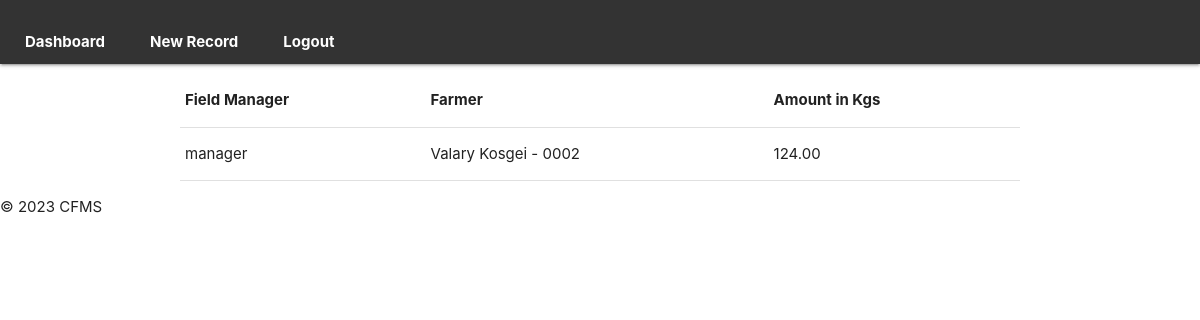
The app's page /fms/dashboard/ (signed in), older data.
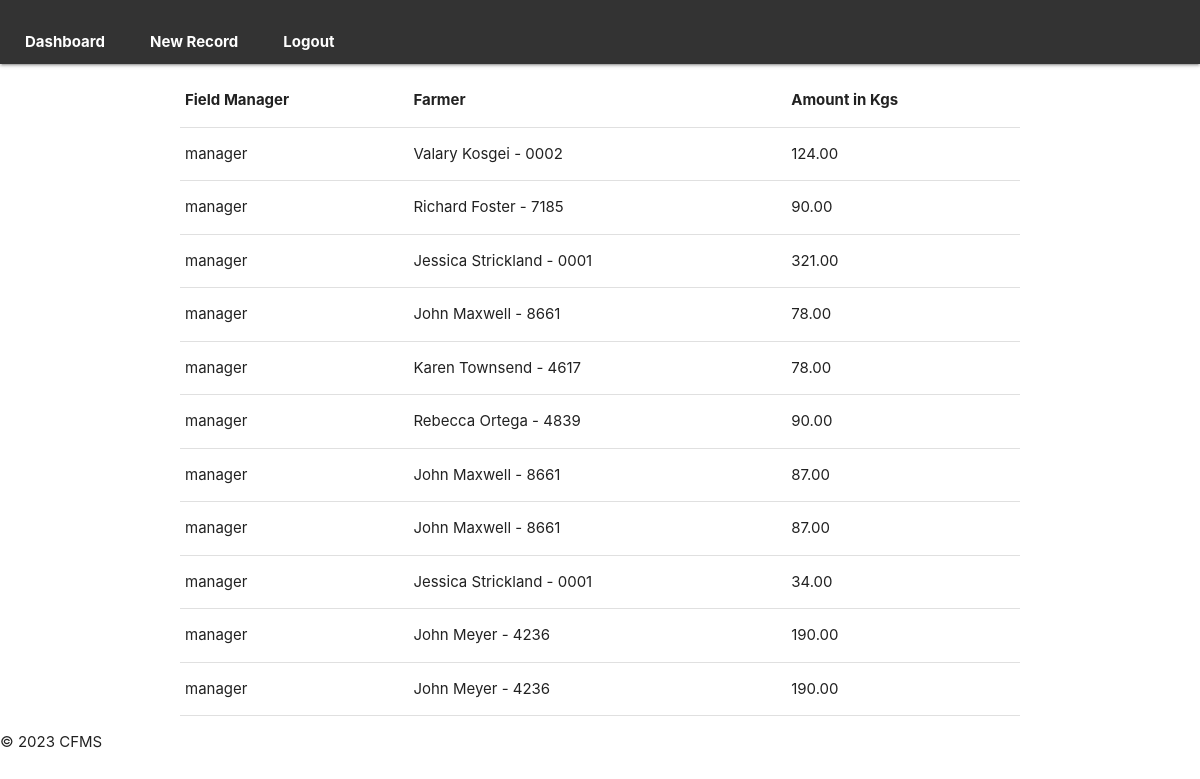
The same page, newer data.
### fms/models.py (models this page shows, shortened)
class TeaSubmission(models.Model):
    user = models.ForeignKey(User, on_delete=models.CASCADE)
    farmer = models.ForeignKey(Farmer, on_delete=models.CASCADE)
    amount_in_kgs = models.DecimalField(max_digits=10, decimal_places=2)
    submission_date = models.DateField(auto_now=True)

class Farmer(models.Model):
    employee = models.ForeignKey(Employee, on_delete=models.CASCADE)
    first_name = models.CharField(max_length=100)
    last_name = models.CharField(max_length=100)
    email = models.EmailField(unique=True)
    phone_number = models.CharField(max_length=15)
    address = models.TextField()
    def __str__(self):
        return f"{self.first_name} {self.last_name} - {self.employee.empid}"

class Employee(models.Model):
    empid = models.CharField(max_length=10, unique=True)

### fms/views.py (the view)
# urls.py: path('dashboard/', dashboard_view, name='dashboard'),
@login_required
def dashboard_view(request):
    tea_records = TeaSubmission.objects.filter(user=request.user)
    return render(request, 'dashboard.html', {'tea_records': tea_records})

### fms/templates/dashboard.html (shortened to what this page needs)
<!DOCTYPE html>
<head>
    <link rel="stylesheet" href="https://cdnjs.cloudflare.com/ajax/libs/materialize/1.0.0/css/materialize.min.css">
    <nav>
        <ul>
            <li><a href="{% url 'dashboard' %}">Dashboard</a></li>
            <li><a href="{% url 'tea_submission' %}">New Record</a></li>
            <li><a href="{% url 'logout' %}">Logout</a></li>
        </ul>
    </nav>
</head>
{% block content %}
    <div class="container">
        <table class="highlight">
            <thead>
                <tr>
                    <th>Field Manager</th>
                    <th>Farmer</th>
                    <th>Amount in Kgs</th>
                </tr>
            </thead>
            <tbody>
                {% for record in tea_records %}
                    <tr>
                        <td>{{ record.user }}</td>
                        <td>{{ record.farmer }}</td>
                        <td>{{ record.amount_in_kgs }}</td>
                    </tr>
                {% endfor %}
            </tbody>
        </table>
    </div>
{% endblock %}
<footer>
    <p>&copy; 2023 CFMS</p>
</footer>

### fms/templates/dashboard.html (style rules this page uses)
nav { background-color: #333; padding: 10px; }
nav ul { list-style-type: none; margin: 0; padding: 0; }
nav li { display: inline; margin-right: 15px; }
nav a { text-decoration: none; color: white; font-weight: bold; }

Row changes from the older to the newer data that the page shows:
added TeaSubmission: user "manager", farmer "Richard Foster - 7185", amount_in_kgs "90.00"
added TeaSubmission: user "manager", farmer "Jessica Strickland - 0001", amount_in_kgs "321.00"
added TeaSubmission: user "manager", farmer "John Maxwell - 8661", amount_in_kgs "78.00"
added TeaSubmission: user "manager", farmer "Karen Townsend - 4617", amount_in_kgs "78.00"
added TeaSubmission: user "manager", farmer "Rebecca Ortega - 4839", amount_in_kgs "90.00"
added TeaSubmission: user "manager", farmer "John Maxwell - 8661", amount_in_kgs "87.00"
added TeaSubmission: user "manager", farmer "John Maxwell - 8661", amount_in_kgs "87.00"
added TeaSubmission: user "manager", farmer "Jessica Strickland - 0001", amount_in_kgs "34.00"
added TeaSubmission: user "manager", farmer "John Meyer - 4236", amount_in_kgs "190.00"
added TeaSubmission: user "manager", farmer "John Meyer - 4236", amount_in_kgs "190.00"
